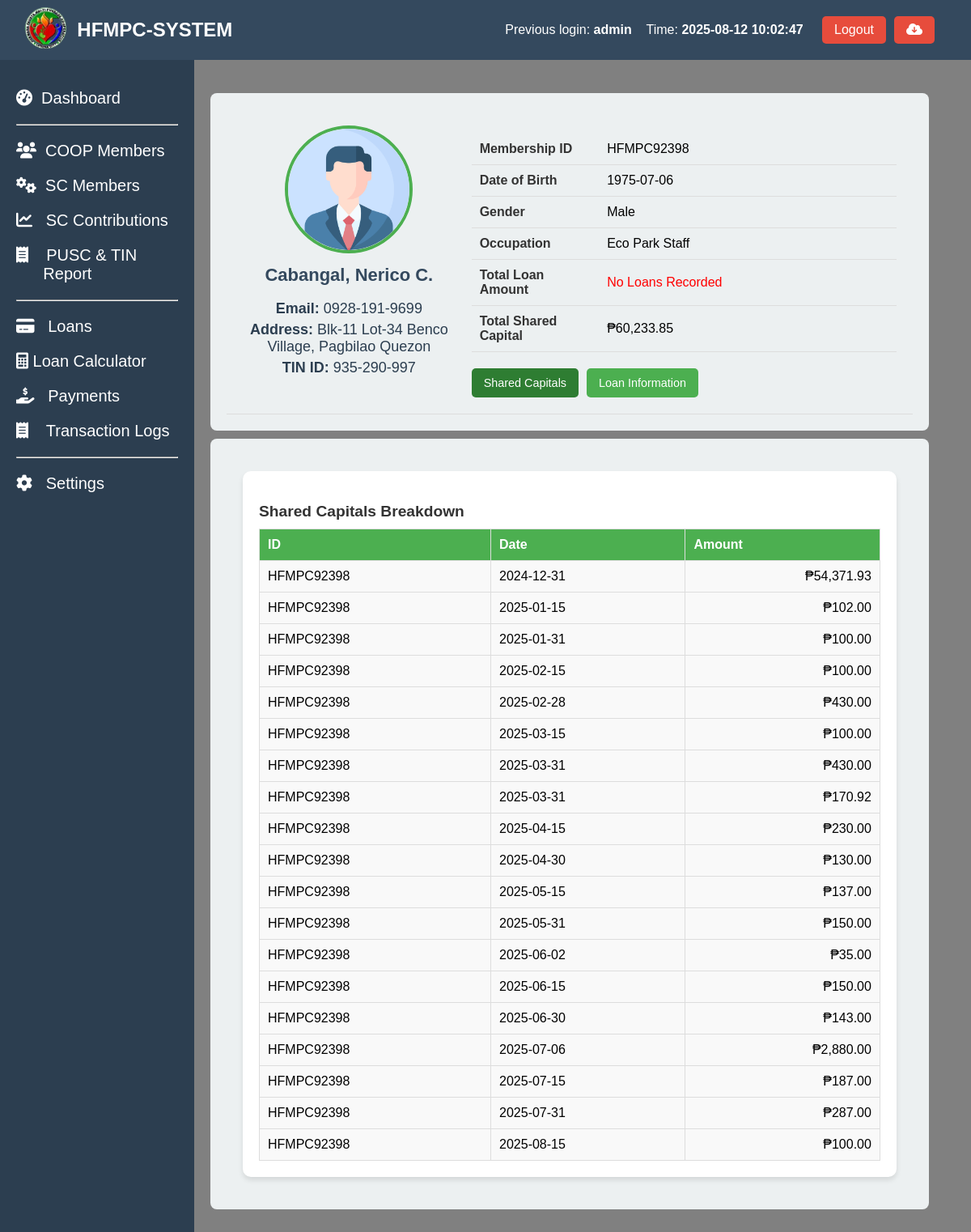
The page /coop_members_profile.php?id=HFMPC92398 (signed in) on the database its author committed.
### tables this page shows
CREATE TABLE `coop_members` (
  `coop_id` int(50) NOT NULL AUTO_INCREMENT,
  `membership_id` varchar(50) NOT NULL,
  `name_of_member` varchar(255) NOT NULL,
  `contact_number` varchar(20) NOT NULL,
  `tin` varchar(15) NOT NULL,
  `date_accepted` date NOT NULL,
  `bod_resolution` varchar(50) NOT NULL,
  `type_of_membership` varchar(50) NOT NULL,
  `shares_subscribed` decimal(10,2) NOT NULL,
  `amount_subscribed` decimal(10,2) NOT NULL,
  `initial_paid_up` decimal(10,2) NOT NULL,
  `address` text NOT NULL,
  `date_of_birth` date NOT NULL,
  `age` int(11) NOT NULL,
  `gender` varchar(20) DEFAULT NULL,
  `civil_status` varchar(50) DEFAULT NULL,
  `occupation` varchar(100) NOT NULL,
  `number_of_dependents` int(11) NOT NULL,
  `religious` varchar(100) NOT NULL,
  `annual_income` decimal(10,2) NOT NULL,
  `date_terminated` date DEFAULT NULL,
  `educational_attainment` varchar(50) DEFAULT NULL,
  `status` int(5) NOT NULL,
  `remarks` varchar(10) NOT NULL,
  `created_at` timestamp NOT NULL DEFAULT current_timestamp(),
  PRIMARY KEY (`coop_id`)
);

CREATE TABLE `shared_capital_amount` (
  `id` int(11) NOT NULL AUTO_INCREMENT,
  `Membership_ID` varchar(11) NOT NULL,
  `Name` varchar(100) NOT NULL,
  `Amount` decimal(10,2) DEFAULT NULL,
  `particulars` varchar(20) NOT NULL,
  `Date_Paid` date NOT NULL,
  `remarks` varchar(10) NOT NULL,
  PRIMARY KEY (`id`)
);

### coop_members_profile.php (the view, shortened to what this page needs)
<?php include 'header.php' ?>
<?php include 'sidebar.php' ?>
<link rel="stylesheet" href="assets/profile.css">
<?php
if (isset($_GET['id'])) {
    $membership_id = $_GET['id'];
    $sql = "SELECT * FROM coop_members WHERE membership_id = ?";
    $stmt = $conn->prepare($sql);
    $stmt->bind_param("s", $membership_id);
    $stmt->execute();
    $result = $stmt->get_result();
    if ($result->num_rows > 0) {
        $member = $result->fetch_assoc();
    } else {
        echo "No member found with ID: " . htmlspecialchars($membership_id);
        exit();
    }
    $shared_capitals_sql = "SELECT SUM(Amount) AS TotalSharedCapital FROM shared_capital_amount WHERE Membership_ID = ? AND (remarks IS NULL OR remarks != 'Deleted')";
    $stmt = $conn->prepare($shared_capitals_sql);
    $stmt->bind_param("s", $membership_id);
    $stmt->execute();
    $shared_capitals_result = $stmt->get_result();
    $shared_capitals = $shared_capitals_result->fetch_assoc();
    $total_shared_capital = $shared_capitals['TotalSharedCapital'];
    $shared_capitals_sql = "SELECT Date_Paid, Amount, Membership_ID FROM shared_capital_amount WHERE Membership_ID = ?  AND (remarks IS NULL OR remarks != 'Deleted') ";
    $stmt = $conn->prepare($shared_capitals_sql);
    $stmt->bind_param("s", $membership_id);
    $stmt->execute();
    $shared_capitals_result = $stmt->get_result();
    $shared_capitals = $shared_capitals_result->fetch_all(MYSQLI_ASSOC);
    $total_loans_sql = "SELECT SUM(balance_amount) AS TotalLoanAmount FROM coop_member_loans WHERE membership_id = ?";
    $stmt = $conn->prepare($total_loans_sql);
    $stmt->bind_param("s", $membership_id);
    $stmt->execute();
    $total_loans_result = $stmt->get_result();
    $total_loans = $total_loans_result->fetch_assoc();
    $total_loan_amount = $total_loans['TotalLoanAmount'];
} else {
    echo "No membership ID provided.";
    exit();
}
?>
<main class="content-member">
  <section class="stats-member">
    <div class="card-member">
      <div class="card-header-member">
      <div class="profile-card">
                <div class="profile-left">
                    <img src="profile.png" alt="Profile picture">
                    <div class="pinfo">
                        <h2><?php echo htmlspecialchars($member['name_of_member']); ?></h2>
                        <p><strong>Email:</strong> <?php echo htmlspecialchars($member['contact_number']); ?></p>
                        <p><strong>Address:</strong> <?php echo htmlspecialchars($member['address']); ?></p>
                        <p><strong>TIN ID:</strong> <?php echo htmlspecialchars($member['tin']); ?></p>
                    </div>
                </div>
                <div class="profile-right">
                    <table>
                        <tr>
                            <td>Membership ID</td>
                            <td><?php echo htmlspecialchars($member['membership_id']); ?></td>
                        </tr>
                        <tr>
                            <td>Date of Birth</td>
                            <td><?php echo htmlspecialchars($member['date_of_birth']); ?></td>
                        </tr>
                        <tr>
                            <td>Gender</td>
                            <td><?php echo htmlspecialchars($member['gender']); ?></td>
                        </tr>
                        <tr>
                            <td>Occupation</td>
                            <td><?php echo htmlspecialchars($member['occupation']); ?></td>
                        </tr>
                        <tr>
                            <td>Total Loan Amount</td>
                            <td><?php echo $total_loan_amount ? "₱" . number_format($total_loan_amount, 2) : '<span style="color:red;">No Loans Recorded</span>'; ?></td>
                        </tr>
                        <tr>
                            <td>Total Shared Capital</td>
                            <td><?php echo $total_shared_capital ? "₱" . number_format($total_shared_capital, 2) : '<span style="color:red;">No Updated Contribution</span>'; ?></td>
                        </tr>
                    </table>
                    <div class="button-container">
                        <button class="button active" id="shared-capitals-btn">Shared Capitals</button>
                        <button class="button" id="loan-information-btn">Loan Information</button>
                    </div>
                </div>
            </div>
      </div>
    </div>
    <div class="card-member">
      <div class="card-header-member">
            <div class="second-content">
                <div id="shared-capitals-section" class="section active">
                    <h3>Shared Capitals Breakdown</h3>
                    <table>
                        <thead>
                            <tr>
                                <th>ID</th>
                                <th>Date</th>
                                <th>Amount</th>
                            </tr>
                        </thead>
                        <tbody>
                        <?php if (!empty($shared_capitals)): ?>
                            <?php foreach ($shared_capitals as $capital): ?>
                                <tr>
                                    <td><?php echo htmlspecialchars($capital['Membership_ID']); ?></td>
                                    <td><?php echo htmlspecialchars($capital['Date_Paid']); ?></td>
                                    <td style="text-align: right;"><?php echo "₱" . number_format($capital['Amount'], 2); ?></td>
                                </tr>
                            <?php endforeach; ?>
                            <?php else: ?>
                                <tr>
                                    <td colspan="3" style="text-align: center; color: red;">No Shared Capitals Contribution Recorded</td>
                                </tr>
                            <?php endif; ?>
                        </tbody>
                    </table>
                </div>
            </div>
      </div>
    </div>
  </section>
</main>

### header.php (shortened to what this page needs)
<?php
include 'config/config.php';
$previous_user = null;
$sql_prev = "SELECT id, username, login_time FROM login_activity ORDER BY login_time DESC LIMIT 1 OFFSET 1";
$result_prev = $conn->query($sql_prev);
if ($result_prev->num_rows > 0) {
    $previous_user = $result_prev->fetch_assoc();
}
?>
<!DOCTYPE html>
<html lang="en">
<head>
  <link rel="stylesheet" href="https://cdnjs.cloudflare.com/ajax/libs/font-awesome/6.0.0-beta3/css/all.min.css">
  <link rel="stylesheet" href="assets/styles.css">
</head>
<body>
<header class="header">
  <div class="header-content">
    <div class="dashboard-left">
      <a href="index.php"><img src="logo.png" alt="Logo" class="dashboard-logo" width="20%"></a>
      <h1> HFMPC-SYSTEM</h1>
    </div>
    <div class="admin-info">
      <?php if ($previous_user): ?>
        <div class="previous-login-info" style="text-align: right; display: flex; justify-content: space-between;">
          <p>Previous login: <strong><?php echo htmlspecialchars($previous_user['username']); ?></strong></p> &nbsp&nbsp&nbsp&nbsp
          <p>Time: <strong><?php echo htmlspecialchars($previous_user['login_time']); ?></strong></p>&nbsp&nbsp&nbsp
        </div>
      <?php else: ?>
        <p class="previous-login-info">No previous login records found.</p>
      <?php endif; ?>
      <button class="logout-btn" onclick="confirmLogout();">Logout</button>
      <form method="post" action="backup.php" onsubmit="return confirmBackup();">
          <button class="logout-btn" type="submit" name="backup"><i class="fas fa-cloud-download-alt"></i></button>
      </form>
    </div>
  </div>
</header>
</body>
</html>

### assets/styles.css (style rules this page uses)
body { font-family: Arial, sans-serif; margin: 0; height: 100vh; display: flex; flex-direction: column; }
header { background-color: #34495e; color: white; padding: 5px; width: 100%; display: flex; justify-content: space-between; align-items: center; position: fixed; z-index: 10; }
header h1 { font-size: 24px; }
.header-content { display: flex; justify-content: space-between; width: 100%; padding-right: 50px; padding-left: 20px; }
.admin-info { display: flex; align-items: center; gap: 10px; }
.logout-btn { background-color: #e74c3c; color: white; border: none; padding: 8px 15px; cursor: pointer; font-size: 16px; border-radius: 5px; }
.logout-btn { background-color: #e74c3c; color: white; border: none; padding: 8px 15px; cursor: pointer; }
.dashboard-left { display: flex; align-items: center; gap: 10px; }
.dashboard-logo { height: 60px; width: auto; object-fit: contain; }

### assets/profile.css (style rules this page uses)
.profile-card { display: flex; gap: 20px; padding: 20px; border-bottom: 1px solid #ddd; }
.profile-left { text-align: center; flex: 1; }
.profile-left img { width: 150px; height: 150px; border-radius: 50%; object-fit: cover; border: 4px solid #4CAF50; }
.pinfo h2 { margin-top: 10px; font-size: 1.5rem; color: #333; }
.pinfo p { margin: 5px 0; font-size: 0.9rem; color: #666; }
.profile-right { flex: 2; }
.profile-right table { width: 100%; margin-top: 10px; border-collapse: collapse; }
.profile-right table td { padding: 10px; border-bottom: 1px solid #ddd; }
.profile-right table td:first-child { font-weight: bold; color: #333; width: 30%; }
.button-container { margin-top: 20px; display: flex; gap: 10px; }
.button { padding: 10px 15px; font-size: 0.9rem; border: none; border-radius: 5px; background-color: #4CAF50; color: white; cursor: pointer; transition: background 0.3s; }
.button.active { background-color: #2e7d32; }
.second-content { padding: 20px; }
.section { display: none; background: #fff; padding: 20px; border-radius: 10px; box-shadow: 0 4px 6px rgba(0, 0, 0, 0.1); }
.section h3 { margin-bottom: 10px; font-size: 1.2rem; color: #333; }
.section table { width: 100%; border-collapse: collapse; margin-top: 10px; }
.section table th, .section table td { padding: 10px; border: 1px solid #ddd; text-align: left; }
.section table th { background-color: #4CAF50; color: white; }
.section table td { background-color: #f9f9f9; }
.section.active { display: block; }
.content-member { background-color: gray; margin-left: 150px; padding: 100px; margin-top: 5px; flex-grow: 1; height: 100vh; overflow-y: auto; position: relative; display: block; flex-direction: column; }
.stats-member { margin-top: 10px; width: 105%; }
.card-member { background-color: #ecf0f1; border-radius: 8px; padding: 20px; width: 95%; margin-left: 10px; position:relative; display: block; flex-direction: column; margin-top: 10px; }
.card-member h2 { font-size: 22px; color: #34495e; }
.card-member p { font-size: 18px; color: #2c3e50; }

### rows shown on the page
coop_members: name_of_member "Cabangal, Nerico C.", contact_number "0928-191-9699", address "Blk-11 Lot-34 Benco Village, Pagbilao Quezon", tin "935-290-997", membership "HFMPC92398", date_of_birth "1975-07-06", gender "Male", occupation "Eco Park Staff"
shared_capital_amount: Membership_ID "HFMPC92398", Date_Paid "2024-12-31", Amount "54,371.93"
shared_capital_amount: Membership_ID "HFMPC92398", Date_Paid "2025-01-15", Amount "102.00"
shared_capital_amount: Membership_ID "HFMPC92398", Date_Paid "2025-01-31", Amount "100.00"
shared_capital_amount: Membership_ID "HFMPC92398", Date_Paid "2025-02-15", Amount "100.00"
shared_capital_amount: Membership_ID "HFMPC92398", Date_Paid "2025-02-28", Amount "430.00"
shared_capital_amount: Membership_ID "HFMPC92398", Date_Paid "2025-03-15", Amount "100.00"
shared_capital_amount: Membership_ID "HFMPC92398", Date_Paid "2025-03-31", Amount "430.00"
shared_capital_amount: Membership_ID "HFMPC92398", Date_Paid "2025-03-31", Amount "170.92"
shared_capital_amount: Membership_ID "HFMPC92398", Date_Paid "2025-04-15", Amount "230.00"
shared_capital_amount: Membership_ID "HFMPC92398", Date_Paid "2025-04-30", Amount "130.00"
shared_capital_amount: Membership_ID "HFMPC92398", Date_Paid "2025-05-15", Amount "137.00"
shared_capital_amount: Membership_ID "HFMPC92398", Date_Paid "2025-05-31", Amount "150.00"
shared_capital_amount: Membership_ID "HFMPC92398", Date_Paid "2025-06-02", Amount "35.00"
shared_capital_amount: Membership_ID "HFMPC92398", Date_Paid "2025-06-15", Amount "150.00"
shared_capital_amount: Membership_ID "HFMPC92398", Date_Paid "2025-06-30", Amount "143.00"
shared_capital_amount: Membership_ID "HFMPC92398", Date_Paid "2025-07-06", Amount "2,880.00"
shared_capital_amount: Membership_ID "HFMPC92398", Date_Paid "2025-07-15", Amount "187.00"
shared_capital_amount: Membership_ID "HFMPC92398", Date_Paid "2025-07-31", Amount "287.00"
shared_capital_amount: Membership_ID "HFMPC92398", Date_Paid "2025-08-15", Amount "100.00"

### other values the page prints
$previous_user['username'] "admin"
$previous_user['login_time'] "2025-08-12 10:02:47"
$total_shared_capital "60,233.85"
